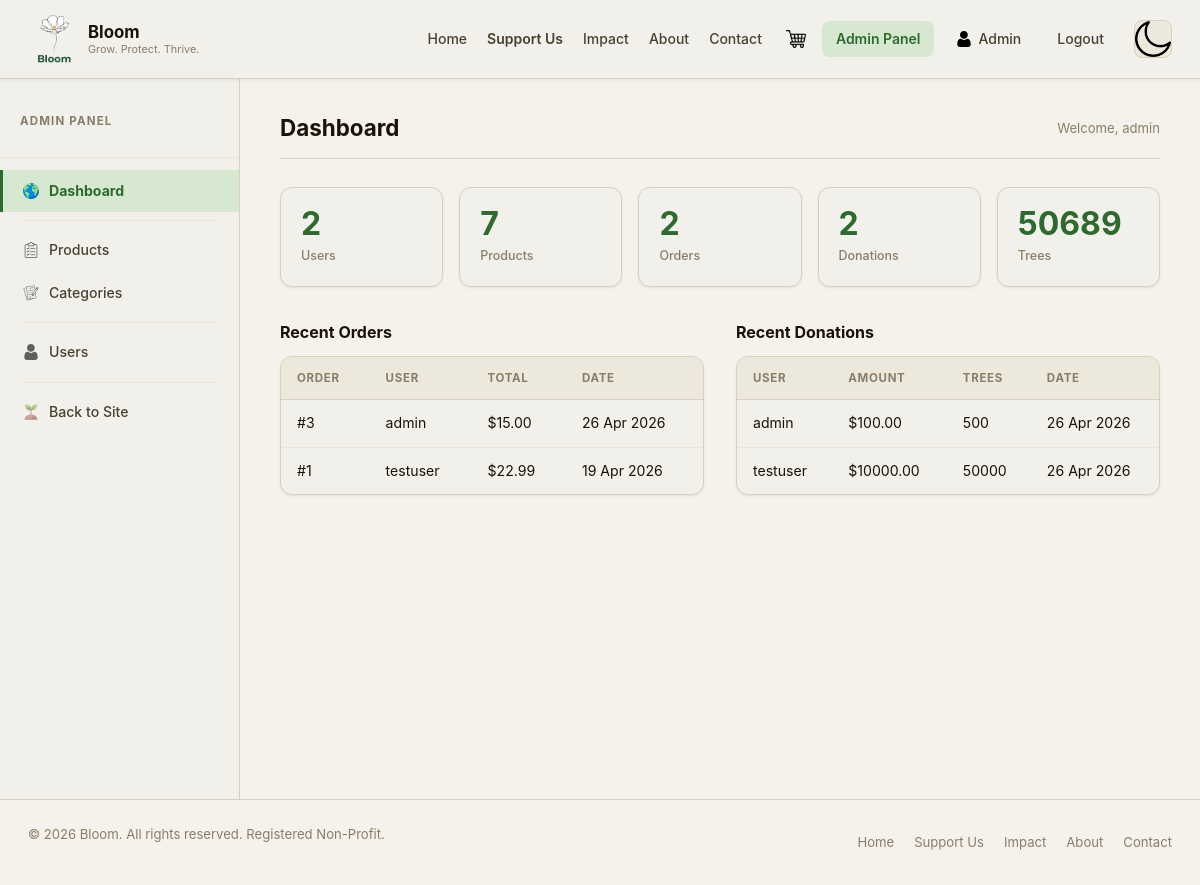
The page /panel/ (signed in) on the database its author committed.
### shop/models.py (models this page shows, shortened)
class Order(models.Model):
    STATUS_CHOICES = [
        ('pending',   'Pending'),
        ('confirmed', 'Confirmed'),
        ('shipped',   'Shipped'),
        ('delivered', 'Delivered'),
    ]
    user        = models.ForeignKey(User, on_delete=models.SET_NULL, null=True, related_name='orders')
    status      = models.CharField(max_length=20, choices=STATUS_CHOICES, default='confirmed')
    total       = models.DecimalField(max_digits=10, decimal_places=2)
    created_at  = models.DateTimeField(auto_now_add=True)
    class Meta:
        ordering = ['-created_at']

### donations/models.py (models this page shows, shortened)
class Donation(models.Model):
    user             = models.ForeignKey(User, on_delete=models.SET_NULL, null=True, related_name='donations')
    amount           = models.DecimalField(max_digits=8, decimal_places=2)
    trees_equivalent = models.PositiveIntegerField(editable=False)
    message          = models.TextField(max_length=300, blank=True)
    created_at       = models.DateTimeField(auto_now_add=True)
    class Meta:
        ordering = ['-created_at']

### admin_panel/views.py (the view)
    @login_required
    def wrapped(request, *args, **kwargs):
        if not request.user.is_staff:
            raise PermissionDenied
        return view_func(request, *args, **kwargs)

### admin_panel/views.py (called while the page is built)
def staff_required(view_func):
    @login_required
    def wrapped(request, *args, **kwargs):
        if not request.user.is_staff:
            raise PermissionDenied
        return view_func(request, *args, **kwargs)
    return wrapped

@staff_required
def dashboard(request):
    context = {
        'total_users':      User.objects.count(),
        'total_products':   Product.objects.count(),
        'total_orders':     Order.objects.count(),
        'total_donations':  Donation.objects.count(),
        'total_trees':      get_total_trees(),
        'recent_orders':    Order.objects.select_related('user').order_by('-created_at')[:5],
        'recent_donations': Donation.objects.select_related('user').order_by('-created_at')[:5],
    }
    return render(request, 'panel/dashboard.html', context)

### core/views.py (called while the page is built)
def get_total_trees():
    purchase_trees = sum(
        int(item.price * item.quantity * 5)
        for item in OrderItem.objects.select_related('product').all()
    )
    donation_trees = sum(d.trees_equivalent for d in Donation.objects.all())
    return purchase_trees + donation_trees

### shop/context_processors.py (called while the page is built)
def cart_count(request):
    count = 0
    if request.user.is_authenticated:
        from shop.models import CartItem
        count = CartItem.objects.filter(user=request.user).count()
    return {'cart_count': count}

### templates/panel/dashboard.html (shortened to what this page needs)
{% extends 'panel/base_panel.html' %}
{% load static %}
{% block panel_content %}
<div class="panel-header">
    <h1 class="panel-header_title">Dashboard</h1>
    <span style="font-size:.82rem;color:var(--text3);">Welcome, {{ user.username }}</span>
</div>
<div class="panel-stats">
    <div class="panel-stat"><div class="panel-stat_value">{{ total_users }}</div><div class="panel-stat_label">Users</div></div>
    <div class="panel-stat"><div class="panel-stat_value">{{ total_products }}</div><div class="panel-stat_label">Products</div></div>
    <div class="panel-stat"><div class="panel-stat_value">{{ total_orders }}</div><div class="panel-stat_label">Orders</div></div>
    <div class="panel-stat"><div class="panel-stat_value">{{ total_donations }}</div><div class="panel-stat_label">Donations</div></div>
    <div class="panel-stat"><div class="panel-stat_value">{{ total_trees }}</div><div class="panel-stat_label">Trees</div></div>
</div>
<div class="two-col">
    <div>
        <h2 style="font-family:-apple-system,sans-serif;font-size:1rem;font-weight:700;color:var(--text1);margin:0 0 14px;">Recent Orders</h2>
        <div class="panel-table-wrap"><table class="panel-table">
            <thead><tr><th>Order</th><th>User</th><th>Total</th><th>Date</th></tr></thead>
            <tbody>{% for o in recent_orders %}<tr><td>#{{ o.id }}</td><td>{{ o.user.username }}</td><td>${{ o.total }}</td><td>{{ o.created_at|date:"d M Y" }}</td></tr>{% empty %}<tr><td colspan="4" style="color:var(--text3);">No orders yet.</td></tr>{% endfor %}</tbody>
        </table></div>
    </div>
    <div>
        <h2 style="font-family:-apple-system,sans-serif;font-size:1rem;font-weight:700;color:var(--text1);margin:0 0 14px;">Recent Donations</h2>
        <div class="panel-table-wrap"><table class="panel-table">
            <thead><tr><th>User</th><th>Amount</th><th>Trees</th><th>Date</th></tr></thead>
            <tbody>{% for d in recent_donations %}<tr><td>{{ d.user.username }}</td><td>${{ d.amount }}</td><td>{{ d.trees_equivalent }}</td><td>{{ d.created_at|date:"d M Y" }}</td></tr>{% empty %}<tr><td colspan="4" style="color:var(--text3);">No donations yet.</td></tr>{% endfor %}</tbody>
        </table></div>
    </div>
</div>
{% endblock %}

### templates/panel/base_panel.html
{% extends 'base.html' %}
{% load static %}
{% block extra_css %}
<link rel="stylesheet" href="{% static 'css/style-admin.css' %}" />
{% endblock %}
{% block content %}
<div class="panel-layout">
    <aside class="panel-sidebar">
        <div class="panel-sidebar_logo"><span>Admin Panel</span></div>
        <ul class="panel-nav" role="navigation" aria-label="Admin navigation">
            <li><a href="{% url 'panel:dashboard' %}" class="panel-nav_link {% if request.resolver_match.url_name == 'dashboard' %}active{% endif %}">
                <img src="{% static 'assets/icons/icon-globe.png' %}" alt="" /> Dashboard</a></li>
            <li><div class="panel-nav_divider"></div></li>
            <li><a href="{% url 'panel:products' %}" class="panel-nav_link {% if 'product' in request.resolver_match.url_name %}active{% endif %}">
                <img src="{% static 'assets/icons/icon-tasks.png' %}" alt="" /> Products</a></li>
            <li><a href="{% url 'panel:categories' %}" class="panel-nav_link {% if 'categor' in request.resolver_match.url_name %}active{% endif %}">
                <img src="{% static 'assets/icons/icon-log.png' %}" alt="" /> Categories</a></li>
            <li><div class="panel-nav_divider"></div></li>
            <li><a href="{% url 'panel:users' %}" class="panel-nav_link {% if 'user' in request.resolver_match.url_name %}active{% endif %}">
                <img src="{% static 'assets/icons/icon-person.png' %}" alt="" /> Users</a></li>
            <li><div class="panel-nav_divider"></div></li>
            <li><a href="{% url 'core:home' %}" class="panel-nav_link">
                <img src="{% static 'assets/icons/icon-leaf.png' %}" alt="" /> Back to Site</a></li>
        </ul>
    </aside>
    <div class="panel-main">
        {% block panel_content %}{% endblock %}
    </div>
</div>
{% endblock %}

### templates/base.html (shortened to what this page needs)
{% load static %}
<!DOCTYPE html>
<html lang="en" data-theme="light">
<head>
    <link rel="stylesheet"
          href="https://cdn.jsdelivr.net/npm/bootstrap@5.3.8/dist/css/bootstrap.min.css"
 />
    <link rel="stylesheet" href="{% static 'css/style.css' %}" />
    <link rel="stylesheet" href="{% static 'css/style-auth.css' %}" />
    {% block extra_css %}{% endblock %}
</head>
<body>
<nav class="navbar navbar-expand-lg navbar-light sticky-top"
     id="navbar"
     role="navigation"
     aria-label="Main navigation"
     style="background: var(--card-bg); border-bottom: 1px solid var(--border); box-shadow: var(--shadow1);">
    <div class="container">
        <a href="{% url 'core:home' %}" class="navbar-brand d-flex align-items-center gap-2" aria-label="Bloom Home">
            <div class="logo-icon" aria-hidden="true">
                <img src="{% static 'assets/logo.png' %}"
                     alt="Bloom logo"
                     width="52" height="52"
                     style="width:52px;height:52px;object-fit:contain;border-radius:8px;"
                     onerror="this.style.display='none'" />
            </div>
            <div class="logo-text">
                <span class="logo-text_name">Bloom</span>
                <span class="logo-text_tagline">Grow. Protect. Thrive.</span>
            </div>
        </a>
        <div class="collapse navbar-collapse" id="navLinks">
            <ul class="navbar-nav ms-auto align-items-center gap-1">
                <li class="nav-item"><a href="{% url 'core:home' %}"        class="nav-link">Home</a></li>
                <li class="nav-item"><a href="{% url 'shop:support' %}"     class="nav-link nav-link--support">Support Us</a></li>
                <li class="nav-item"><a href="{% url 'core:impact' %}"      class="nav-link">Impact</a></li>
                <li class="nav-item"><a href="{% url 'core:about' %}"       class="nav-link">About</a></li>
                <li class="nav-item"><a href="{% url 'core:contact' %}"     class="nav-link">Contact</a></li>
            </ul>
            {% if user.is_authenticated %}
            <a href="{% url 'shop:cart' %}" class="nav-cart ms-2" aria-label="View cart">
                <img src="{% static 'assets/icons/cart.png' %}" alt="Cart" style="width:20px;height:20px;object-fit:contain;" />
            </a>
            {% endif %}
            <div class="nav-auth ms-2 d-flex align-items-center gap-2">
                {% if user.is_authenticated %}
                    {% if user.is_staff %}
                    <a href="{% url 'panel:dashboard' %}" class="nav-link nav-link--admin">Admin Panel</a>
                    {% endif %}
                    <a href="{% url 'accounts:dashboard' %}" class="nav-link nav-link--user">
                        {% if user.profile.avatar %}
                        <img src="{{ user.profile.avatar.url }}"
                             alt="{{ user.username }}"
                             style="width:28px;height:28px;border-radius:50%;object-fit:cover;border:2px solid var(--green);flex-shrink:0;" />
                        {% else %}
                        <img src="{% static 'assets/icons/icon-person.png' %}"
                             alt=""
                             aria-hidden="true"
                             style="width:16px;height:16px;object-fit:contain;" />
                        {% endif %}
                        {{ user.first_name|default:user.username }}
                    </a>
                    <form method="post" action="{% url 'accounts:logout' %}" style="margin:0;">
                        <button type="submit" class="nav-link nav-link--logout">Logout</button>
                    </form>
                {% else %}
                    <button class="nav-link nav-link--login" id="navLoginBtn" data-auth-trigger="login">Login</button>
                    <button class="btn-primary btn-primary--sm" id="navRegisterBtn" data-auth-trigger="register">Register</button>
                {% endif %}
            </div>
            <button class="theme-toggle ms-3" id="themeToggle" aria-label="Toggle dark mode" title="Toggle light / dark mode">
                <img class="icon-moon" src="{% static 'assets/icons/icon-moon.png' %}" alt="Dark mode"  aria-hidden="true" />
            </button>
        </div>
    </div>
</nav>
<main class="page-content">
    {% block content %}{% endblock %}
</main>
<footer role="contentinfo">
    <div class="container">
        <div class="footer_inner">
            <p class="footer_copy">&copy; 2026 Bloom. All rights reserved. Registered Non-Profit.</p>
            <nav class="footer_links" aria-label="Footer navigation">
                <a href="{% url 'core:home' %}">Home</a>
                <a href="{% url 'shop:support' %}">Support Us</a>
                <a href="{% url 'core:impact' %}">Impact</a>
                <a href="{% url 'core:about' %}">About</a>
                <a href="{% url 'core:contact' %}">Contact</a>
            </nav>
        </div>
    </div>
</footer>
</body>
</html>

### static/css/style.css (style rules this page uses)
:root { --bg: #f5f2eb; --card-bg: #f2f0eb; --section: #ede8dc; --text1: #1a1208; --text2: #4a4030; --text3: #8a7d68; --green: #2d6a2d; --green2: #3d8c3d; --greentint: #d6e8d0; --vibrant-green: #4a7c3f; --orange: #a0522d; --red: #c0392b; --border: #d8cfc0; --border2: #ece6da; --shadow1: 0 1px 3px rgba(30,18,0,.07); --shadow2: 0 4px 16px rgba(30,18,0,.1); --shadow3: 0 12px 40px rgba(30,18,0,.14); --nav: 68px; --radius: 12px; --time: 0.2s ease; }
#navbar a.nav-link--support { font-weight: 600; }
*, *::before, *::after { box-sizing: border-box; margin: 0; padding: 0; }
body { font-family: -apple-system, BlinkMacSystemFont, 'Segoe UI', sans-serif; background: var(--bg); color: var(--text1); line-height: 1.6; transition: background var(--time), color var(--time); }
ul { list-style: none; }
a { text-decoration: none; color: inherit; }
img { display: block; max-width: 100%; }
button { cursor: pointer; border: none; background: none; font-family: inherit; }
.container { width: 100%; max-width: 1200px; margin: 0 auto; padding: 0 28px; }
.navbar-brand .logo-text { display: flex; flex-direction: column; line-height: 1.2; }
.navbar-brand .logo-text_name { font-family: -apple-system, BlinkMacSystemFont, 'Segoe UI', sans-serif; font-weight: 700; font-size: 1.05rem; color: var(--text1); }
.navbar-brand .logo-text_tagline { font-size: .68rem; color: var(--text3); }
.navbar .nav-link { font-size: .875rem; font-weight: 500; color: var(--text2); padding: 7px 14px; border-radius: 8px; transition: color var(--time), background var(--time); }
.navbar .nav-link.active { color: var(--green); background: var(--greentint); font-weight: 600; }
.theme-toggle { width: 38px; height: 38px; border-radius: 8px; background: var(--section); border: 1px solid var(--border); display: flex; align-items: center; justify-content: center; color: var(--text2); transition: all var(--time); }
.theme-toggle .icon-moon { display: block; }
footer { padding: 24px 0; border-top: 1px solid var(--border); }
.footer_inner { display: flex; align-items: center; justify-content: space-between; gap: 16px; }
.footer_copy { font-size: .82rem; color: var(--text3); }
.footer_links { display: flex; gap: 20px; }
.footer_links a { font-size: .82rem; color: var(--text3); transition: color var(--time); }

### static/css/style-auth.css (style rules this page uses)
.nav-link--logout { background: none; border: none; font-family: -apple-system, BlinkMacSystemFont, 'Segoe UI', sans-serif; font-size: .88rem; font-weight: 500; color: var(--text3); cursor: pointer; padding: 6px 12px; border-radius: 6px; transition: color var(--time); }
.nav-link--user { display: flex; align-items: center; gap: 6px; font-size: .88rem; font-weight: 600; color: var(--green); }
.nav-cart { position: relative; display: flex; align-items: center; padding: 6px 8px; }

### rows shown on the page
Order: id "3", user.username "admin", total "15.00", created_at "26 Apr 2026"
Order: id "1", user.username "testuser", total "22.99", created_at "19 Apr 2026"
Donation: user.username "admin", amount "100.00", trees_equivalent "500", created_at "26 Apr 2026"
Donation: user.username "testuser", amount "10000.00", trees_equivalent "50000", created_at "26 Apr 2026"

### other values the page prints
{{ user.first_name|default:user.username }} "Admin"
{{ user.username }} "admin"
{{ total_users }} "2"
{{ total_products }} "7"
{{ total_orders }} "2"
{{ total_donations }} "2"
{{ total_trees }} "50689"
